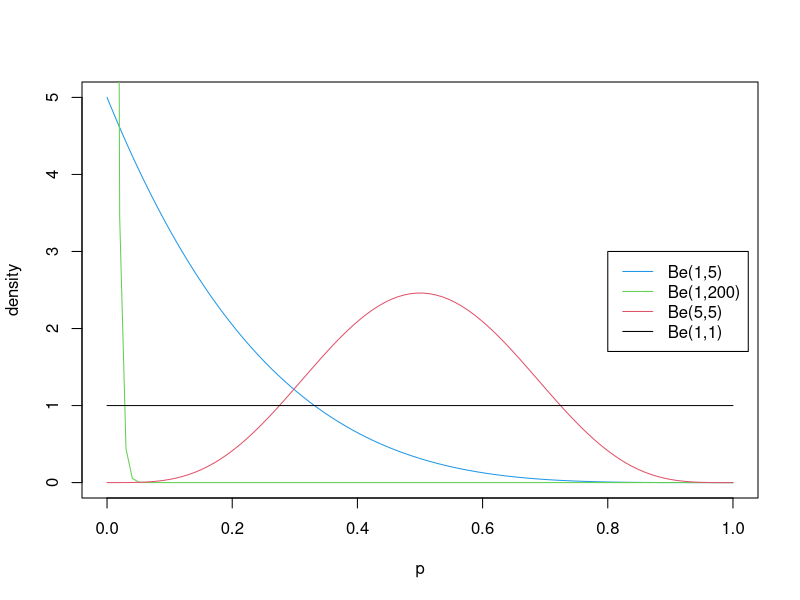

Write the R code that produced this figure.

p = seq(0,1, length=100)
plot(p, dbeta(p, 1, 5), ylab="density", type ="l", col=4)
lines(p, dbeta(p, 1, 200), type ="l", col=3)
lines(p, dbeta(p, 5, 5), col=2) 
lines(p, dbeta(p, 1, 1), col=1) 
legend(0.8,3, c("Be(1,5)","Be(1,200)","Be(5,5)", "Be(1,1)"),lty=c(1,1,1,1),col=c(4,3,2,1))
